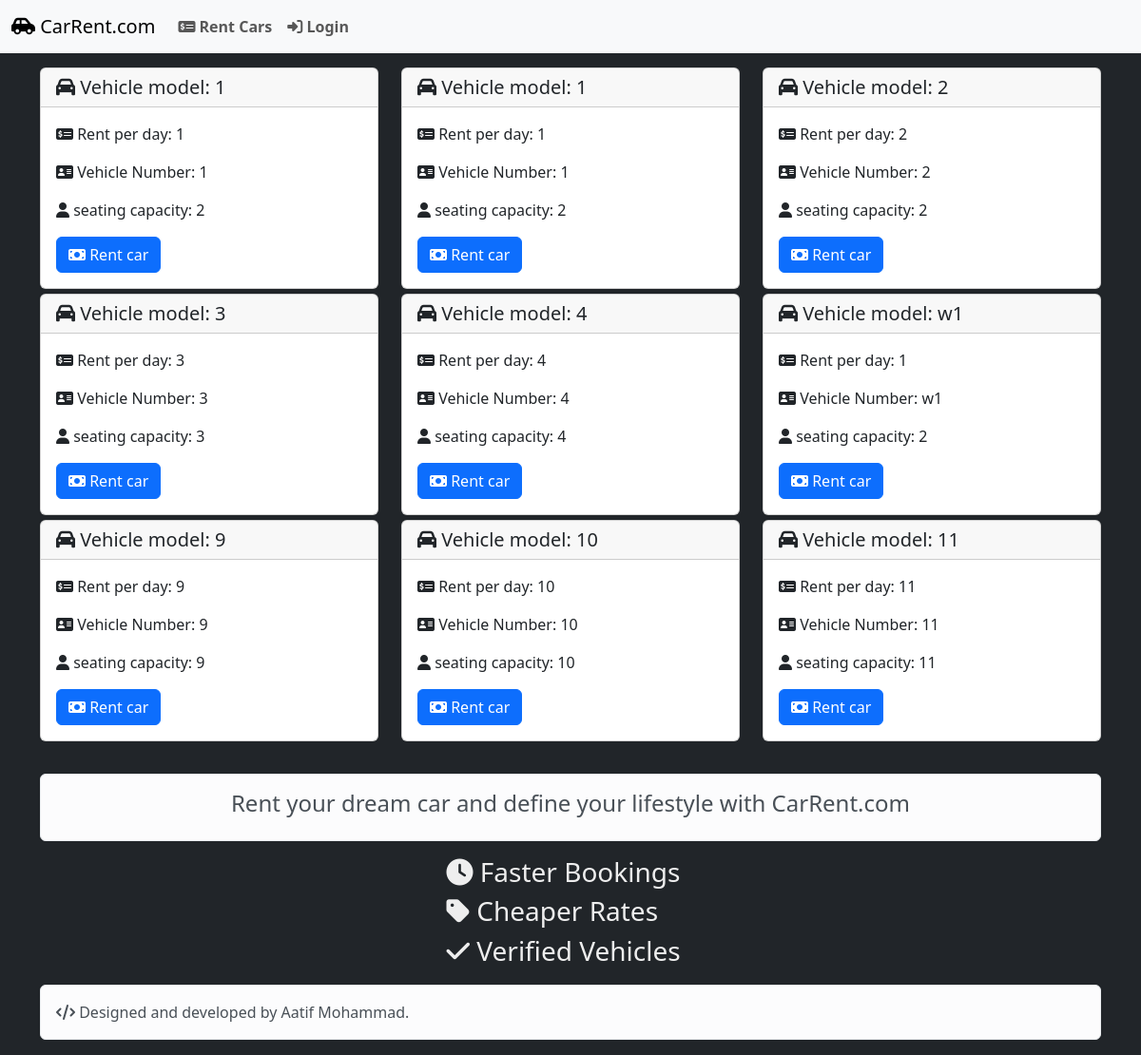
The page / on the database its author committed.
### tables this page shows
CREATE TABLE `cars` (
  `car_id` int(250) NOT NULL,
  `model` varchar(250) NOT NULL,
  `number` varchar(250) NOT NULL,
  `capacity` int(250) NOT NULL,
  `rent` int(250) NOT NULL,
  `agency_id` int(250) NOT NULL,
  `status` text NOT NULL DEFAULT 'available',
  `time` timestamp NOT NULL DEFAULT current_timestamp()
);

### index.php (the view, shortened to what this page needs)
<?php
include 'nav.php';
$qr="SELECT * FROM `cars` WHERE `status`='available'";
$res=mysqli_query($con,$qr);
?>
    <div class="container">
      <div class="row row-cols-1 row-cols-sm-2 row-cols-md-3">
<?php
while($dis=mysqli_fetch_assoc($res)){
?>
        <div class="col">
          <div class="card">
            <h5 class="card-header"><i class="fa-sharp fa-solid fa-car"></i> Vehicle model: <?php echo $dis['model']; ?></h5>
            <div class="card-body">
              <p class="card-text"><i class="fa-sharp fa-solid fa-money-check-dollar"></i> Rent per day: <?php echo $dis['rent']; ?></p>
              <p class="card-text"><i class="fa-sharp fa-solid fa-address-card"></i> Vehicle Number: <?php echo $dis['number']; ?></p>
              <p class="card-text"><i class="fa-sharp fa-solid fa-user"></i> seating capacity: <?php echo $dis['capacity']; ?></p>
  <?php
  if(isset($_SESSION['type']) and $_SESSION['type']=='customer'){
  ?>
              <form onsubmit="rent(<?php echo $dis['car_id']; ?>)" id="<?php echo $dis['car_id']; ?>">
                <p>
                  <label for="from"><i class="fa-sharp fa-solid fa-calendar-days"></i> Start Date:</label>
                  <input type="date" id="from" name="from" min="<?php echo date('Y-m-d'); ?>" required>
                </p>
                <p>
                <label for="days"><i class="fa-sharp fa-solid fa-calendar-week"></i> No of Days:</label>
                  <select class="form-select" id="days" name="days" required>
                    <option value="1">1</option>
                    <option value="2">2</option>
                    <option value="3">3</option>
                    <option value="4">4</option>
                    <option value="5">5</option>
                    <option value="6">6</option>
                  </select>
                </p>
                <button type="submit" class="btn btn-primary" id="<?php echo $dis['car_id']; ?>">Rent car</button>
              </form>
<?php
  }
  elseif(!isset($_SESSION['type'])){
?>
                <a href="login.php" class="btn btn-primary"><i class="fa-sharp fa-solid fa-money-bill"></i> Rent car</a>
<?php
  }
?>
            </div>
          </div>
        </div>
<?php
}
  ?>
      </div>
    </div>
  </body>
</html>
<?php
include 'footer.php';
?>

### nav.php (shortened to what this page needs)
<!DOCTYPE html>
<html lang="en">
  <head>
    <link
      href="https://cdn.jsdelivr.net/npm/bootstrap@5.3.0-alpha1/dist/css/bootstrap.min.css"
      rel="stylesheet"
    />
    <link rel="stylesheet" href="./style.css" />
  </head>
  <body class="bg-dark">
    <nav class="navbar navbar-expand-lg bg-light">
      <div class="container-fluid">
        <a class="navbar-brand" href="index.php"><i class="fa-sharp fa-solid fa-car-side"></i> CarRent.com</a>
        <div class="collapse navbar-collapse" id="navbarText">
          <ul class="navbar-nav me-auto mb-2 mb-lg-0">
            <li class="nav-item">
              <a class="nav-link" aria-current="page" href="index.php"><i class="fa-sharp fa-solid fa-money-check-dollar"></i> Rent Cars</a>
            </li>
<?php
if(!isset($_SESSION['name'])){
?>
            <li class="nav-item">
              <a class="nav-link" href="login.php"><i class="fa-sharp fa-solid fa-right-to-bracket"></i> Login</a>
            </li>
            </ul>
<?php
}
?>
        </div>
      </div>
    </nav>

### footer.php
<html>
  <body>
    <br />
    <div class="container">
      <div class="alert alert-light text-center" role="alert">
        <h4>Rent your dream car and define your lifestyle with CarRent.com</h4>
      </div>
      <div class="row justify-content-center">
        <div class="col-sm-6 col-md-3">
          <h3><i class="fa-sharp fa-solid fa-clock"></i> Faster Bookings</h3>
          <h3><i class="fa-sharp fa-solid fa-tag"></i> Cheaper Rates</h3>
          <h3><i class="fa-sharp fa-solid fa-check"></i> Verified Vehicles</h3>
        </div>
      </div>
    </div>
    <div class="container">
      <div class="alert alert-light" role="alert">
        <i class="fa-sharp fa-solid fa-code"></i> Designed and developed by
        Aatif Mohammad.
      </div>
    </div>
  </body>
</html>

### style.css (style rules this page uses)
.nav-link { font-weight: bold; }
h3 { color: #eee; }
.container { margin-top: 10px; }
.card { margin-top: 5px; }

### rows shown on the page
cars: model "1", rent "1", number "1", capacity "2"
cars: model "1", rent "1", number "1", capacity "2"
cars: model "2", rent "2", number "2", capacity "2"
cars: model "3", rent "3", number "3", capacity "3"
cars: model "4", rent "4", number "4", capacity "4"
cars: model "w1", rent "1", number "w1", capacity "2"
cars: model "9", rent "9", number "9", capacity "9"
cars: model "10", rent "10", number "10", capacity "10"
cars: model "11", rent "11", number "11", capacity "11"
